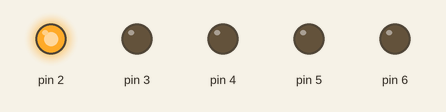
The sketch below on a simulated Arduino Uno, built with avr-gcc and run on an emulated ATmega328P. Parts: output pins drawn as LEDs (lit = HIGH).

Above: at 0.05 s.
At 0.55 s:
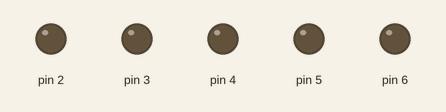
At 1.05 s:
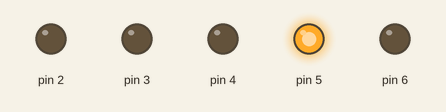
At 2.05 s:
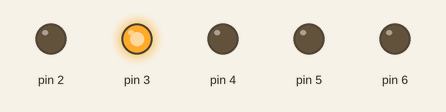
At 2.65 s:
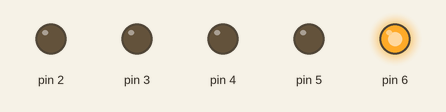
At 4.05 s:
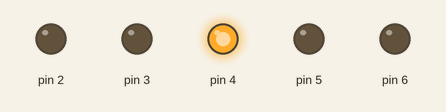
Timing chart, 0 to 4.3 s (numbered marks = the images above):
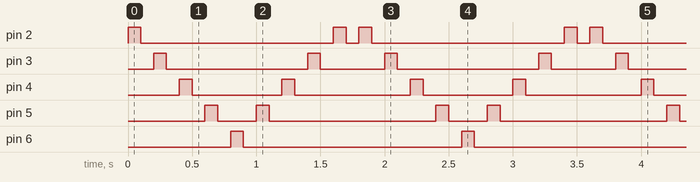

Measured:
- by itself, pin 2: repeats every 1.8 s: LOW 1.5 s, HIGH 0.10 s, LOW 0.10 s, HIGH 0.10 s
- by itself, pin 3: repeats every 1.8 s: LOW 1.1 s, HIGH 0.10 s, LOW 0.50 s, HIGH 0.10 s
- by itself, pin 4: repeats every 1.8 s: LOW 0.70 s, HIGH 0.10 s, LOW 0.90 s, HIGH 0.10 s
- by itself, pin 5: repeats every 1.8 s: LOW 0.30 s, HIGH 0.10 s, LOW 1.3 s, HIGH 0.10 s
- by itself, pin 6: alternates HIGH for 0.10 s and LOW for 1.7 s

The sketch:

blinking_led_wave.ino
```cpp
int delayValue = 100;


void setup()
{
    pinMode(2, OUTPUT);
    pinMode(3, OUTPUT);
    pinMode(4, OUTPUT);
    pinMode(5, OUTPUT);
    pinMode(6, OUTPUT);
}


void loop()
{
    for (int pin = 2; pin < 7; pin++)
    {
        digitalWrite(pin, HIGH);
        delay(delayValue);
        digitalWrite(pin, LOW);
        delay(delayValue);
    }

    for (int pin = 5; pin > 1; pin--)
    {
        digitalWrite(pin, HIGH);
        delay(delayValue);
        digitalWrite(pin, LOW);
        delay(delayValue);
    }
}
```
